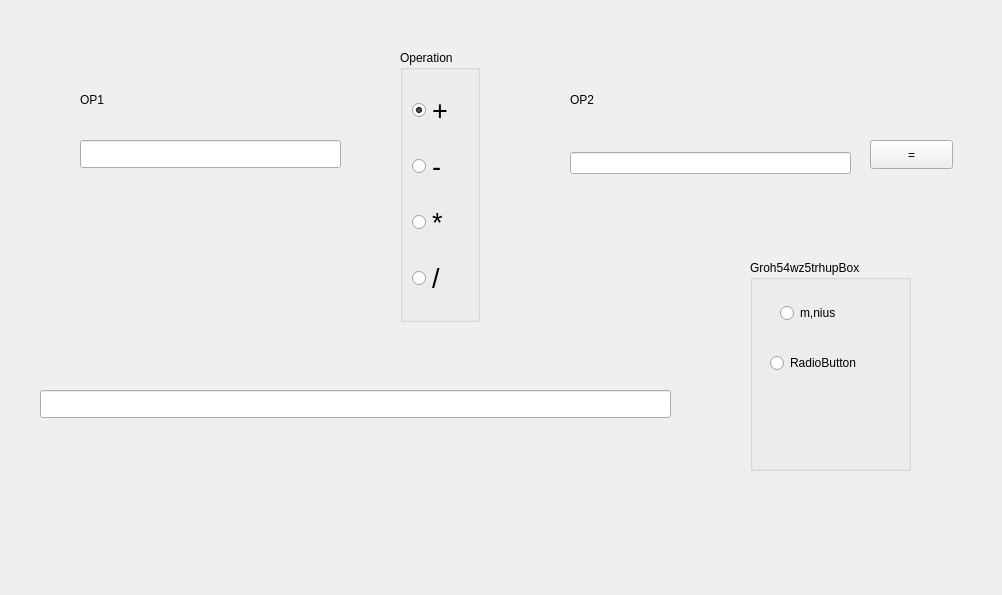
<?xml version="1.0" encoding="UTF-8"?>
<ui version="4.0">
 <class>MainWindow</class>
 <widget class="QMainWindow" name="MainWindow">
  <property name="geometry">
   <rect>
    <x>0</x>
    <y>0</y>
    <width>1002</width>
    <height>595</height>
   </rect>
  </property>
  <property name="windowTitle">
   <string>MainWindow</string>
  </property>
  <widget class="QWidget" name="centralwidget">
   <widget class="QLineEdit" name="input_OP1">
    <property name="geometry">
     <rect>
      <x>80</x>
      <y>140</y>
      <width>261</width>
      <height>28</height>
     </rect>
    </property>
    <property name="text">
     <string/>
    </property>
   </widget>
   <widget class="QLabel" name="label_OP1">
    <property name="geometry">
     <rect>
      <x>80</x>
      <y>90</y>
      <width>63</width>
      <height>20</height>
     </rect>
    </property>
    <property name="text">
     <string>OP1</string>
    </property>
   </widget>
   <widget class="QLabel" name="label_OP2">
    <property name="geometry">
     <rect>
      <x>570</x>
      <y>90</y>
      <width>125</width>
      <height>20</height>
     </rect>
    </property>
    <property name="text">
     <string>OP2</string>
    </property>
   </widget>
   <widget class="QPushButton" name="summe_btn">
    <property name="geometry">
     <rect>
      <x>870</x>
      <y>140</y>
      <width>83</width>
      <height>29</height>
     </rect>
    </property>
    <property name="text">
     <string>=</string>
    </property>
   </widget>
   <widget class="QGroupBox" name="groupBox_operationen">
    <property name="geometry">
     <rect>
      <x>400</x>
      <y>50</y>
      <width>80</width>
      <height>272</height>
     </rect>
    </property>
    <property name="title">
     <string>Operation</string>
    </property>
    <layout class="QVBoxLayout" name="verticalLayout_2">
     <item>
      <widget class="QRadioButton" name="plus_op">
       <property name="font">
        <font>
         <pointsize>20</pointsize>
        </font>
       </property>
       <property name="text">
        <string>+</string>
       </property>
       <property name="checked">
        <bool>true</bool>
       </property>
      </widget>
     </item>
     <item>
      <widget class="QRadioButton" name="minus_op">
       <property name="font">
        <font>
         <pointsize>20</pointsize>
        </font>
       </property>
       <property name="text">
        <string>-</string>
       </property>
      </widget>
     </item>
     <item>
      <widget class="QRadioButton" name="mal_op">
       <property name="font">
        <font>
         <pointsize>20</pointsize>
        </font>
       </property>
       <property name="text">
        <string>*</string>
       </property>
      </widget>
     </item>
     <item>
      <widget class="QRadioButton" name="geteilt_op">
       <property name="font">
        <font>
         <pointsize>20</pointsize>
        </font>
       </property>
       <property name="text">
        <string>/</string>
       </property>
      </widget>
     </item>
    </layout>
   </widget>
   <widget class="QLineEdit" name="summe_label">
    <property name="geometry">
     <rect>
      <x>40</x>
      <y>390</y>
      <width>631</width>
      <height>28</height>
     </rect>
    </property>
   </widget>
   <widget class="QWidget" name="layoutWidget">
    <property name="geometry">
     <rect>
      <x>80</x>
      <y>110</y>
      <width>259</width>
      <height>30</height>
     </rect>
    </property>
    <layout class="QHBoxLayout" name="horizontalLayout">
     <item>
      <spacer name="verticalSpacer">
       <property name="orientation">
        <enum>Qt::Vertical</enum>
       </property>
       <property name="sizeHint" stdset="0">
        <size>
         <width>20</width>
         <height>20</height>
        </size>
       </property>
      </spacer>
     </item>
    </layout>
   </widget>
   <widget class="QWidget" name="layoutWidget">
    <property name="geometry">
     <rect>
      <x>570</x>
      <y>113</y>
      <width>281</width>
      <height>61</height>
     </rect>
    </property>
    <layout class="QVBoxLayout" name="verticalLayout">
     <item>
      <spacer name="verticalSpacer_2">
       <property name="orientation">
        <enum>Qt::Vertical</enum>
       </property>
       <property name="sizeHint" stdset="0">
        <size>
         <width>20</width>
         <height>40</height>
        </size>
       </property>
      </spacer>
     </item>
     <item>
      <widget class="QLineEdit" name="input_OP2"/>
     </item>
    </layout>
   </widget>
   <widget class="QGroupBox" name="timbg">
    <property name="geometry">
     <rect>
      <x>750</x>
      <y>260</y>
      <width>161</width>
      <height>211</height>
     </rect>
    </property>
    <property name="title">
     <string>Groh54wz5trhupBox</string>
    </property>
    <widget class="QRadioButton" name="myminus">
     <property name="geometry">
      <rect>
       <x>30</x>
       <y>40</y>
       <width>112</width>
       <height>26</height>
      </rect>
     </property>
     <property name="text">
      <string>m,nius</string>
     </property>
    </widget>
    <widget class="QRadioButton" name="radioButton_2">
     <property name="geometry">
      <rect>
       <x>20</x>
       <y>90</y>
       <width>112</width>
       <height>26</height>
      </rect>
     </property>
     <property name="text">
      <string>RadioButton</string>
     </property>
    </widget>
   </widget>
  </widget>
  <widget class="QMenuBar" name="menubar">
   <property name="geometry">
    <rect>
     <x>0</x>
     <y>0</y>
     <width>1002</width>
     <height>21</height>
    </rect>
   </property>
  </widget>
 </widget>
 <resources/>
 <connections>
  <connection>
   <sender>summe_btn</sender>
   <signal>clicked()</signal>
   <receiver>MainWindow</receiver>
   <slot>myCalc()</slot>
   <hints>
    <hint type="sourcelabel">
     <x>911</x>
     <y>179</y>
    </hint>
    <hint type="destinationlabel">
     <x>500</x>
     <y>297</y>
    </hint>
   </hints>
  </connection>
  <connection>
   <sender>summe_btn</sender>
   <signal>clicked()</signal>
   <receiver>MainWindow</receiver>
   <slot>timclick()</slot>
   <hints>
    <hint type="sourcelabel">
     <x>911</x>
     <y>175</y>
    </hint>
    <hint type="destinationlabel">
     <x>500</x>
     <y>297</y>
    </hint>
   </hints>
  </connection>
 </connections>
 <slots>
  <slot>myCalc()</slot>
  <slot>timclick()</slot>
 </slots>
</ui>
